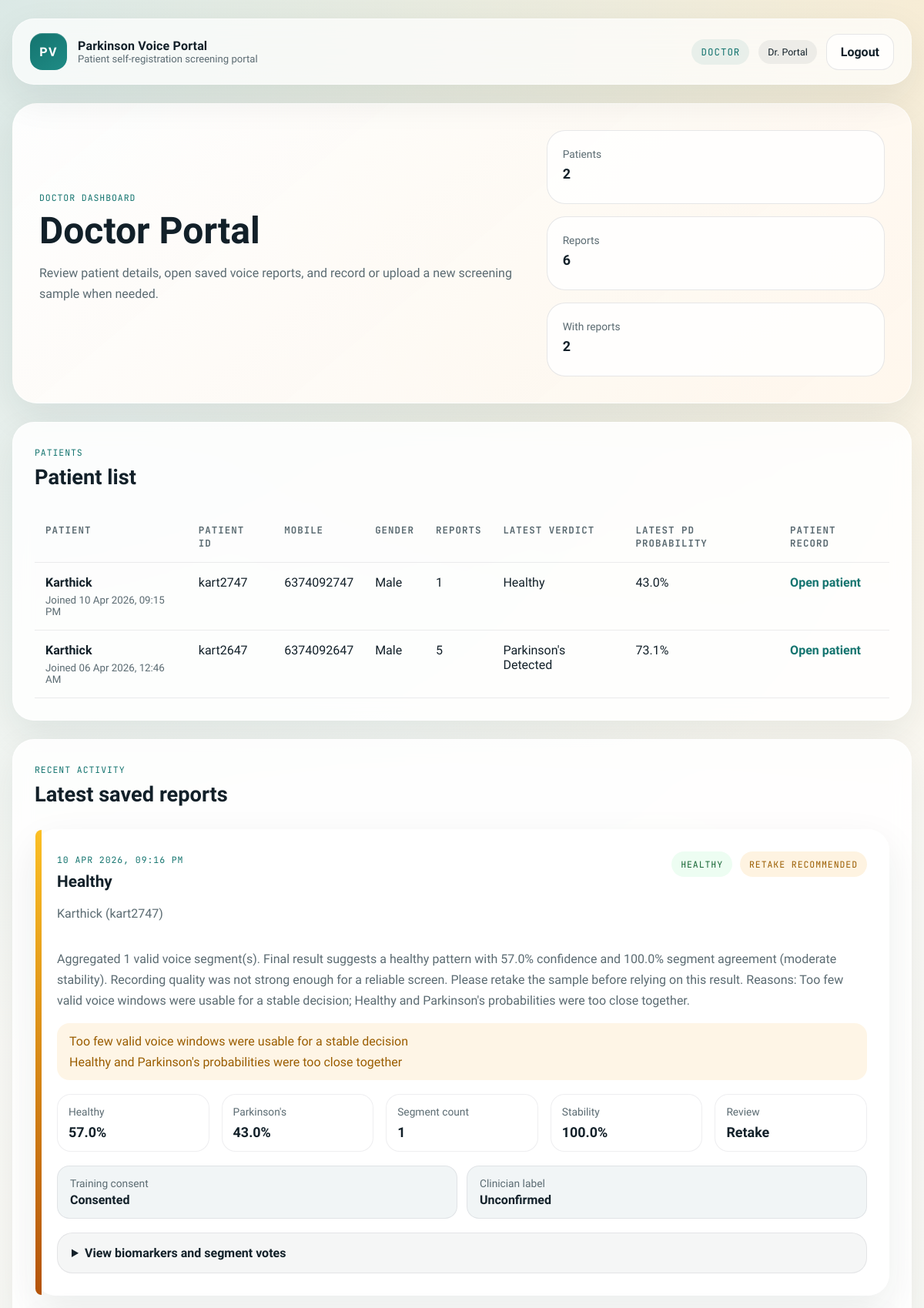
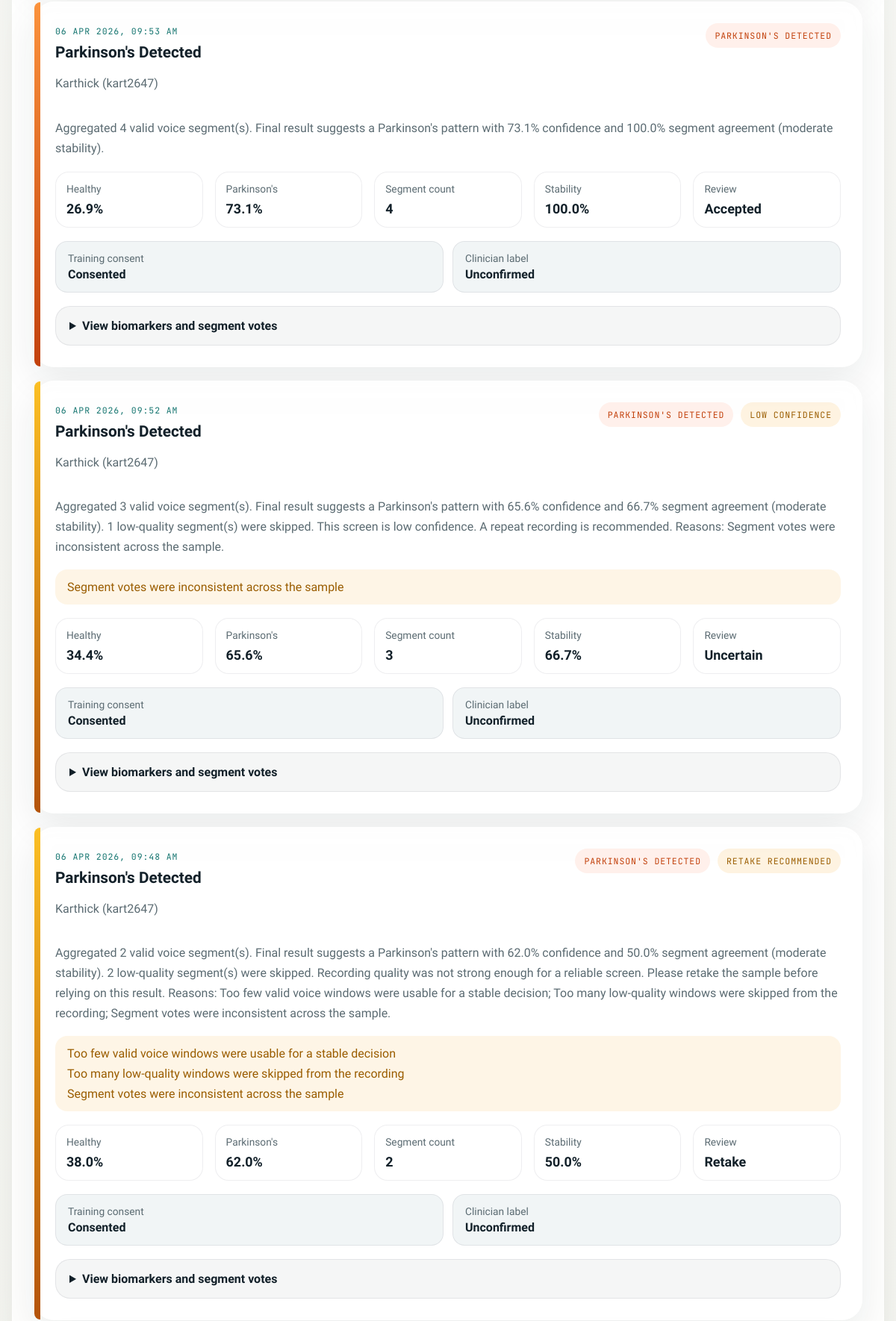
/doctor/dashboard (signed in, upper part), run on the app's committed database (2 pictures, top to bottom).
### tables this page shows
CREATE TABLE users (
            id INTEGER PRIMARY KEY AUTOINCREMENT,
            full_name TEXT NOT NULL,
            mobile_number TEXT,
            username TEXT NOT NULL UNIQUE,
            password_hash TEXT,
            role TEXT NOT NULL CHECK(role IN ('patient', 'doctor')),
            created_at TEXT NOT NULL
        , gender TEXT DEFAULT 'unspecified');

CREATE TABLE reports (
            id INTEGER PRIMARY KEY AUTOINCREMENT,
            patient_id INTEGER NOT NULL,
            source_filename TEXT NOT NULL,
            prediction INTEGER NOT NULL,
            label TEXT NOT NULL,
            healthy_probability REAL NOT NULL,
            parkinsons_probability REAL NOT NULL,
            confidence_gap REAL NOT NULL,
            stability REAL NOT NULL,
            segment_count INTEGER NOT NULL,
            summary TEXT NOT NULL,
            features_json TEXT NOT NULL,
            segment_results_json TEXT NOT NULL,
            skipped_segments_json TEXT NOT NULL DEFAULT '[]',
            quality_status TEXT NOT NULL DEFAULT 'accepted',
            needs_retake INTEGER NOT NULL DEFAULT 0,
            quality_flags_json TEXT NOT NULL DEFAULT '[]',
            created_at TEXT NOT NULL, consented_for_training INTEGER NOT NULL DEFAULT 0, clinician_confirmed_label TEXT,
            FOREIGN KEY(patient_id) REFERENCES users(id) ON DELETE CASCADE
        );

### app.py (the view)
@app.route("/doctor/dashboard")
@login_required(role="doctor")
def doctor_dashboard():
    patient_summaries = list_patient_summaries()
    recent_reports = list_recent_reports(limit=10)
    total_reports = sum(item["report_count"] for item in patient_summaries)
    return render_template(
        "doctor_dashboard.html",
        patient_summaries=patient_summaries,
        recent_reports=recent_reports,
        total_reports=total_reports,
    )

### app.py (called while the page is built)
def get_db() -> sqlite3.Connection:
    if "db" not in g:
        os.makedirs(DATA_DIR, exist_ok=True)
        connection = sqlite3.connect(app.config["DATABASE_PATH"])
        connection.row_factory = sqlite3.Row
        connection.execute("PRAGMA foreign_keys = ON")
        g.db = connection
    return g.db

def row_to_user(row):
    return dict(row) if row is not None else None

def get_user_by_id(user_id: int, role: str | None = None):
    if user_id is None:
        return None
    db = get_db()
    if role is None:
        row = db.execute("SELECT * FROM users WHERE id = ?", (user_id,)).fetchone()
    else:
        row = db.execute(
            "SELECT * FROM users WHERE id = ? AND role = ?", (user_id, role)
        ).fetchone()
    return row_to_user(row)

def hydrate_report(row):
    if row is None:
        return None
    report = dict(row)
    report["features"] = json.loads(report.pop("features_json") or "{}")
    report["segment_results"] = json.loads(report.pop("segment_results_json") or "[]")
    report["skipped_segments"] = json.loads(
        report.pop("skipped_segments_json") or "[]"
    )
    report["quality_flags"] = json.loads(report.pop("quality_flags_json", "[]") or "[]")
    report["quality_status"] = report.get("quality_status") or "accepted"
    report["needs_retake"] = bool(report.get("needs_retake", 0))
    report["consented_for_training"] = bool(report.get("consented_for_training", 0))
    report["clinician_confirmed_label"] = (
        report.get("clinician_confirmed_label") or "unconfirmed"
    )
    return report

def list_recent_reports(limit: int = 8):
    db = get_db()
    rows = db.execute(
        """
        SELECT
            reports.*,
            users.full_name AS patient_name,
            users.username AS patient_username
        FROM reports
        JOIN users ON users.id = reports.patient_id
        ORDER BY reports.created_at DESC, reports.id DESC
        LIMIT ?
        """,
        (limit,),
    ).fetchall()
    recent_reports = []
    for row in rows:
        item = hydrate_report(row)
        recent_reports.append(item)
    return recent_reports

@app.before_request
def load_current_user() -> None:
    user_id = session.get("user_id")
    g.user = get_user_by_id(user_id)
    if user_id and g.user is None:
        session.clear()

@app.context_processor
def inject_template_helpers():
    return {
        "current_user": g.get("user"),
    }

### templates/doctor_dashboard.html (shortened to what this page needs)
{% extends "base.html" %}
{% block content %}
  <section class="dashboard-hero">
    <div>
      <span class="eyebrow">Doctor dashboard</span>
      <h1>Doctor Portal</h1>
      <p class="muted">
        Review patient details, open saved voice reports, and record or upload a new screening sample when needed.
      </p>
    </div>
    <div class="hero-stats">
      <div class="mini-stat">
        <span>Patients</span>
        <strong>{{ patient_summaries|length }}</strong>
      </div>
      <div class="mini-stat">
        <span>Reports</span>
        <strong>{{ total_reports }}</strong>
      </div>
      <div class="mini-stat">
        <span>With reports</span>
        <strong>{{ patient_summaries|selectattr("report_count")|list|length }}</strong>
      </div>
    </div>
  </section>
  <section class="panel-card">
    <div class="section-head">
      <div>
        <span class="eyebrow">Patients</span>
        <h2>Patient list</h2>
      </div>
    </div>
    <div class="table-wrap">
      <table class="data-table">
        <thead>
          <tr>
            <th>Patient</th>
            <th>Patient ID</th>
            <th>Mobile</th>
            <th>Gender</th>
            <th>Reports</th>
            <th>Latest verdict</th>
            <th>Latest PD probability</th>
            <th>Patient record</th>
          </tr>
        </thead>
        <tbody>
          {% for patient in patient_summaries %}
            <tr>
              <td>
                <strong>{{ patient.full_name }}</strong>
                <small>Joined {{ patient.created_at|dt }}</small>
              </td>
              <td>{{ patient.username }}</td>
              <td>{{ patient.mobile_number or "-" }}</td>
              <td>{{ (patient.gender or "unspecified")|replace('_', ' ')|title }}</td>
              <td>{{ patient.report_count }}</td>
              <td>{{ patient.latest_label or "No report yet" }}</td>
              <td>{{ patient.latest_pd_probability|pct }}</td>
              <td>
                <div class="table-actions">
                  <a class="text-link" href="{{ url_for('doctor_patient_detail', patient_id=patient.id) }}">Open patient</a>
                </div>
              </td>
            </tr>
          {% else %}
            <tr>
              <td colspan="8" class="empty-row">No patients have registered yet.</td>
            </tr>
          {% endfor %}
        </tbody>
      </table>
    </div>
  </section>
  <section class="panel-card">
    <div class="section-head">
      <div>
        <span class="eyebrow">Recent activity</span>
        <h2>Latest saved reports</h2>
      </div>
    </div>
    {% if recent_reports %}
      <div class="report-stack">
        {% for report in recent_reports %}
          {% include "_report_card.html" %}
        {% endfor %}
      </div>
    {% else %}
      <div class="empty-card">
        <h3>No reports saved yet</h3>
        <p>Reports will appear here once the doctor records or uploads a patient's voice sample.</p>
      </div>
    {% endif %}
  </section>
{% endblock %}

### templates/base.html (shortened to what this page needs)
<!DOCTYPE html>
<html lang="en">
<head>
  <link rel="stylesheet" href="{{ url_for('static', filename='styles.css') }}">
</head>
<body>
  <div class="page-shell">
    <header class="site-header">
      <a class="brand" href="{{ url_for('home') }}">
        <span class="brand-mark">PV</span>
        <span>
          <strong>Parkinson Voice Portal</strong>
          <small>Patient self-registration screening portal</small>
        </span>
      </a>
      <nav class="header-nav">
        {% if current_user %}
          <span class="nav-chip">{{ current_user.role|title }}</span>
          <span class="nav-user">{{ current_user.full_name }}</span>
          <a class="btn btn-ghost" href="{{ url_for('logout') }}">Logout</a>
        {% else %}
          <a class="btn btn-ghost" href="{{ url_for('patient_login') }}">Patient Login</a>
          <a class="btn btn-ghost" href="{{ url_for('doctor_login') }}">Doctor Login</a>
        {% endif %}
      </nav>
    </header>
    <main class="main-content">
      {% block content %}{% endblock %}
    </main>
  </div>
</body>
</html>

### templates/_report_card.html (shortened to what this page needs)
<article class="report-card {% if report.quality_status != 'accepted' %}report-review{% elif report.prediction == 1 %}report-alert{% else %}report-ok{% endif %}">
  <div class="report-head">
    <div>
      <span class="eyebrow">{{ report.created_at|dt }}</span>
      <h3>{{ report.label }}</h3>
      {% if report.patient_name %}
        <p class="muted">{{ report.patient_name }} ({{ report.patient_username }})</p>
      {% endif %}
    </div>
    <div class="report-badges">
      <span class="badge {% if report.prediction == 1 %}badge-danger{% else %}badge-success{% endif %}">
        {{ report.label }}
      </span>
      {% if report.quality_status == "uncertain" %}
        <span class="badge badge-warning">Low Confidence</span>
      {% elif report.quality_status == "retake" %}
        <span class="badge badge-warning">Retake Recommended</span>
      {% endif %}
    </div>
  </div>
  <p class="report-summary">{{ report.summary }}</p>
  {% if report.quality_flags %}
    <div class="quality-flags">
      {% for quality_flag in report.quality_flags %}
        <p>{{ quality_flag }}</p>
      {% endfor %}
    </div>
  {% endif %}
  <div class="metric-grid">
    <div class="metric-tile">
      <span>Healthy</span>
      <strong>{{ report.healthy_probability|pct }}</strong>
    </div>
    <div class="metric-tile">
      <span>Parkinson's</span>
      <strong>{{ report.parkinsons_probability|pct }}</strong>
    </div>
    <div class="metric-tile">
      <span>Segment count</span>
      <strong>{{ report.segment_count }}</strong>
    </div>
    <div class="metric-tile">
      <span>Stability</span>
      <strong>{{ report.stability|pct }}</strong>
    </div>
    <div class="metric-tile">
      <span>Review</span>
      <strong>{{ report.quality_status|replace('_', ' ')|title }}</strong>
    </div>
  </div>
  <div class="report-meta-grid">
    <div class="meta-chip">
      <span>Training consent</span>
      <strong>{{ "Consented" if report.consented_for_training else "Not consented" }}</strong>
    </div>
    <div class="meta-chip">
      <span>Clinician label</span>
      <strong>{{ report.clinician_confirmed_label|replace('_', ' ')|title }}</strong>
    </div>
  </div>
  <details class="details-card">
    <summary>View biomarkers and segment votes</summary>
  </details>
</article>

### data on the page
users: role "DOCTOR", full_name "Dr. Portal"
users: full_name "Karthick", created_at|dt "10 Apr 2026, 09:15 PM", username "kart2747", mobile_number "6374092747", gender "Male", report_count "1", latest_label "Healthy", latest_pd_probability|pct "43.0%"
users: full_name "Karthick", created_at|dt "06 Apr 2026, 12:46 AM", username "kart2647", mobile_number "6374092647", gender "Male", report_count "5", latest_label "Parkinson's Detected", latest_pd_probability|pct "73.1%"
reports: created_at|dt "10 APR 2026, 09:16 PM", label "Healthy", patient_name "Karthick", patient_username "kart2747", label "HEALTHY", shows "RETAKE RECOMMENDED", summary "Aggregated 1 valid voice segment(s). Final result suggests a healthy pattern with 57.0% confidence and 100.0% segment agreement (moderate stability). Recording quality was not strong enough for a reliable screen. Please retake the sample before relying on this result. Reasons: Too few valid voice windows were usable for a stable decision; Healthy and Parkinson's probabilities were too close together.", quality_flags "Too few valid voice windows were usable for a stable decision" "Healthy and Parkinson's probabilities were too close together", healthy_probability|pct "57.0%", parkinsons_probability|pct "43.0%", segment_count "1", stability|pct "100.0%", quality_status "Retake", consented_for_training "Consented", clinician_confirmed_label "Unconfirmed"
reports: created_at|dt "06 APR 2026, 09:53 AM", label "Parkinson's Detected", patient_name "Karthick", patient_username "kart2647", label "PARKINSON'S DETECTED", summary "Aggregated 4 valid voice segment(s). Final result suggests a Parkinson's pattern with 73.1% confidence and 100.0% segment agreement (moderate stability).", healthy_probability|pct "26.9%", parkinsons_probability|pct "73.1%", segment_count "4", stability|pct "100.0%", quality_status "Accepted", consented_for_training "Consented", clinician_confirmed_label "Unconfirmed"
reports: created_at|dt "06 APR 2026, 09:52 AM", label "Parkinson's Detected", patient_name "Karthick", patient_username "kart2647", label "PARKINSON'S DETECTED", shows "LOW CONFIDENCE", summary "Aggregated 3 valid voice segment(s). Final result suggests a Parkinson's pattern with 65.6% confidence and 66.7% segment agreement (moderate stability). 1 low-quality segment(s) were skipped. This screen is low confidence. A repeat recording is recommended. Reasons: Segment votes were inconsistent across the sample.", quality_flags "Segment votes were inconsistent across the sample", healthy_probability|pct "34.4%", parkinsons_probability|pct "65.6%", segment_count "3", stability|pct "66.7%", quality_status "Uncertain", consented_for_training "Consented", clinician_confirmed_label "Unconfirmed"
reports: created_at|dt "06 APR 2026, 09:48 AM", label "Parkinson's Detected", patient_name "Karthick", patient_username "kart2647", label "PARKINSON'S DETECTED", shows "RETAKE RECOMMENDED", summary "Aggregated 2 valid voice segment(s). Final result suggests a Parkinson's pattern with 62.0% confidence and 50.0% segment agreement (moderate stability). 2 low-quality segment(s) were skipped. Recording quality was not strong enough for a reliable screen. Please retake the sample before relying on this result. Reasons: Too few valid voice windows were usable for a stable decision; Too many low-quality windows were skipped from the recording; Segment votes were inconsistent across the sample.", quality_flags "Too few valid voice windows were usable for a stable decision" "Too many low-quality windows were skipped from the recording" "Segment votes were inconsistent across the sample", healthy_probability|pct "38.0%", parkinsons_probability|pct "62.0%", segment_count "2", stability|pct "50.0%", quality_status "Retake", consented_for_training "Consented", clinician_confirmed_label "Unconfirmed"

### other printed values
{{ patient_summaries|length }} "2"
{{ total_reports }} "6"
{{ patient_summaries|selectattr("report_count")|list|length }} "2"
